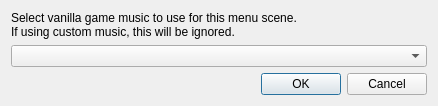
<?xml version="1.0" encoding="UTF-8"?>
<ui version="4.0">
 <class>Dialog</class>
 <widget class="QDialog" name="Dialog">
  <property name="geometry">
   <rect>
    <x>0</x>
    <y>0</y>
    <width>438</width>
    <height>99</height>
   </rect>
  </property>
  <property name="windowTitle">
   <string>Select vanilla music</string>
  </property>
  <layout class="QVBoxLayout" name="verticalLayout">
   <item>
    <widget class="QLabel" name="label">
     <property name="sizePolicy">
      <sizepolicy hsizetype="Preferred" vsizetype="Preferred">
       <horstretch>0</horstretch>
       <verstretch>0</verstretch>
      </sizepolicy>
     </property>
     <property name="text">
      <string>Select vanilla game music to use for this menu scene.
If using custom music, this will be ignored.</string>
     </property>
    </widget>
   </item>
   <item>
    <widget class="QComboBox" name="comboBox"/>
   </item>
   <item>
    <widget class="QDialogButtonBox" name="buttonBox">
     <property name="standardButtons">
      <set>QDialogButtonBox::Cancel|QDialogButtonBox::Ok</set>
     </property>
    </widget>
   </item>
  </layout>
 </widget>
 <resources/>
 <connections>
  <connection>
   <sender>buttonBox</sender>
   <signal>accepted()</signal>
   <receiver>Dialog</receiver>
   <slot>accept()</slot>
   <hints>
    <hint type="sourcelabel">
     <x>248</x>
     <y>254</y>
    </hint>
    <hint type="destinationlabel">
     <x>157</x>
     <y>274</y>
    </hint>
   </hints>
  </connection>
  <connection>
   <sender>buttonBox</sender>
   <signal>rejected()</signal>
   <receiver>Dialog</receiver>
   <slot>reject()</slot>
   <hints>
    <hint type="sourcelabel">
     <x>316</x>
     <y>260</y>
    </hint>
    <hint type="destinationlabel">
     <x>286</x>
     <y>274</y>
    </hint>
   </hints>
  </connection>
 </connections>
</ui>
